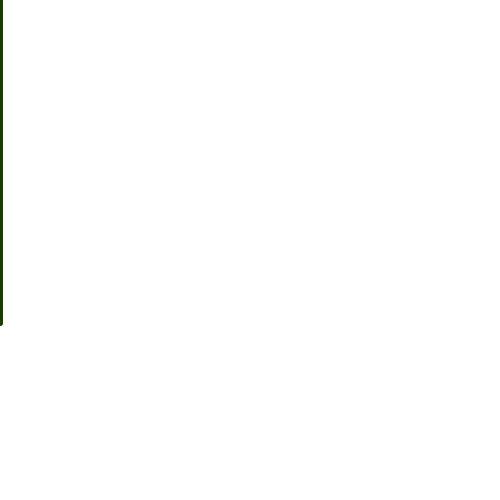
Frame 1 (no input)
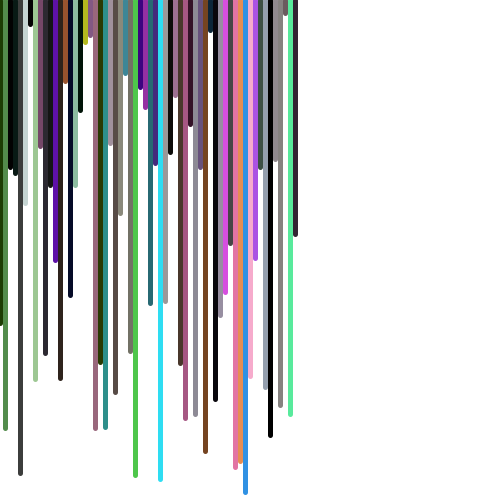
Frame 60 (the mouse pressed at the canvas centre just before this capture)
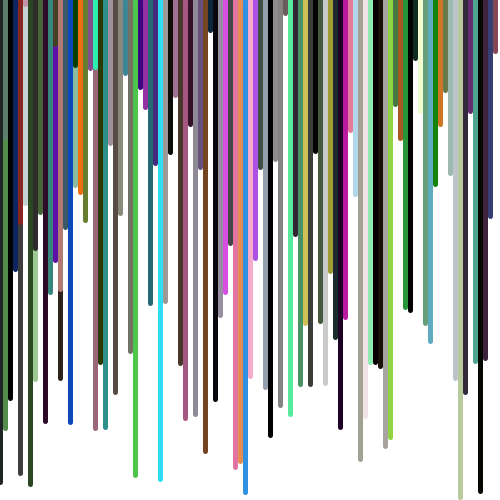
Frame 120 (the mouse held since frame 60 and released just before this capture)

The Processing sketch that drew these frames (run headless with seeded random() and noise(); from frame 60 on, the mouse is pressed at the canvas centre):

// Processing sketch: E2
// ── E2.pde

void setup()
{
  size(500,500);
  background(255);
  colorMode(HSB);
  noStroke();
}

int x = 0;
int h,s,b;


void draw()
{
  float y = random(500);
  h = floor(random(255));
  s = floor(random(255));
  b = floor(random(255));

  strokeWeight(5);
  stroke(h,s,b);
  line(x,0,x,y);

  x+=5;
  x %= 500;



}
